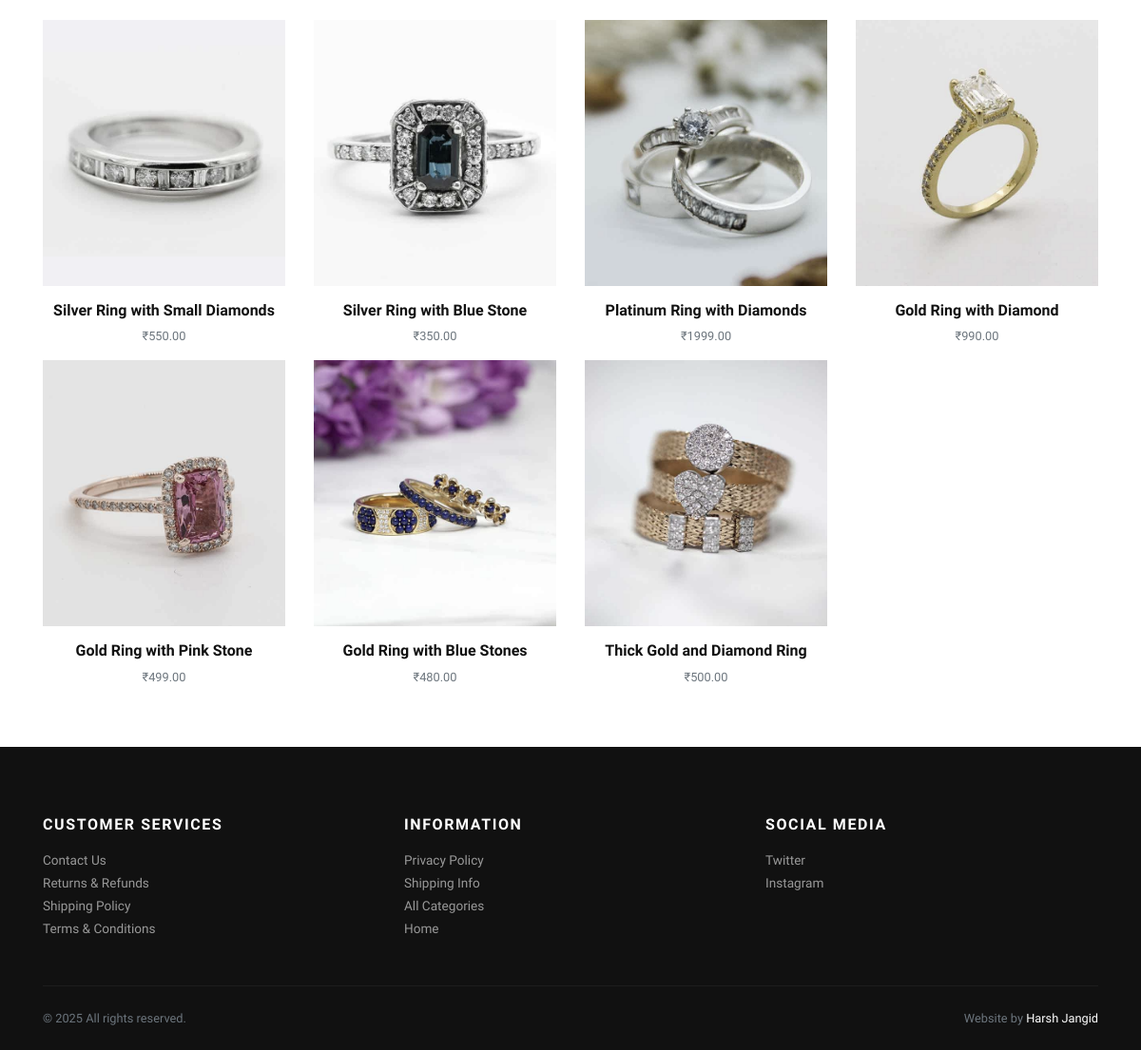
The app's page /product/silver-ring-with-red-stone/ (lower part), older data.
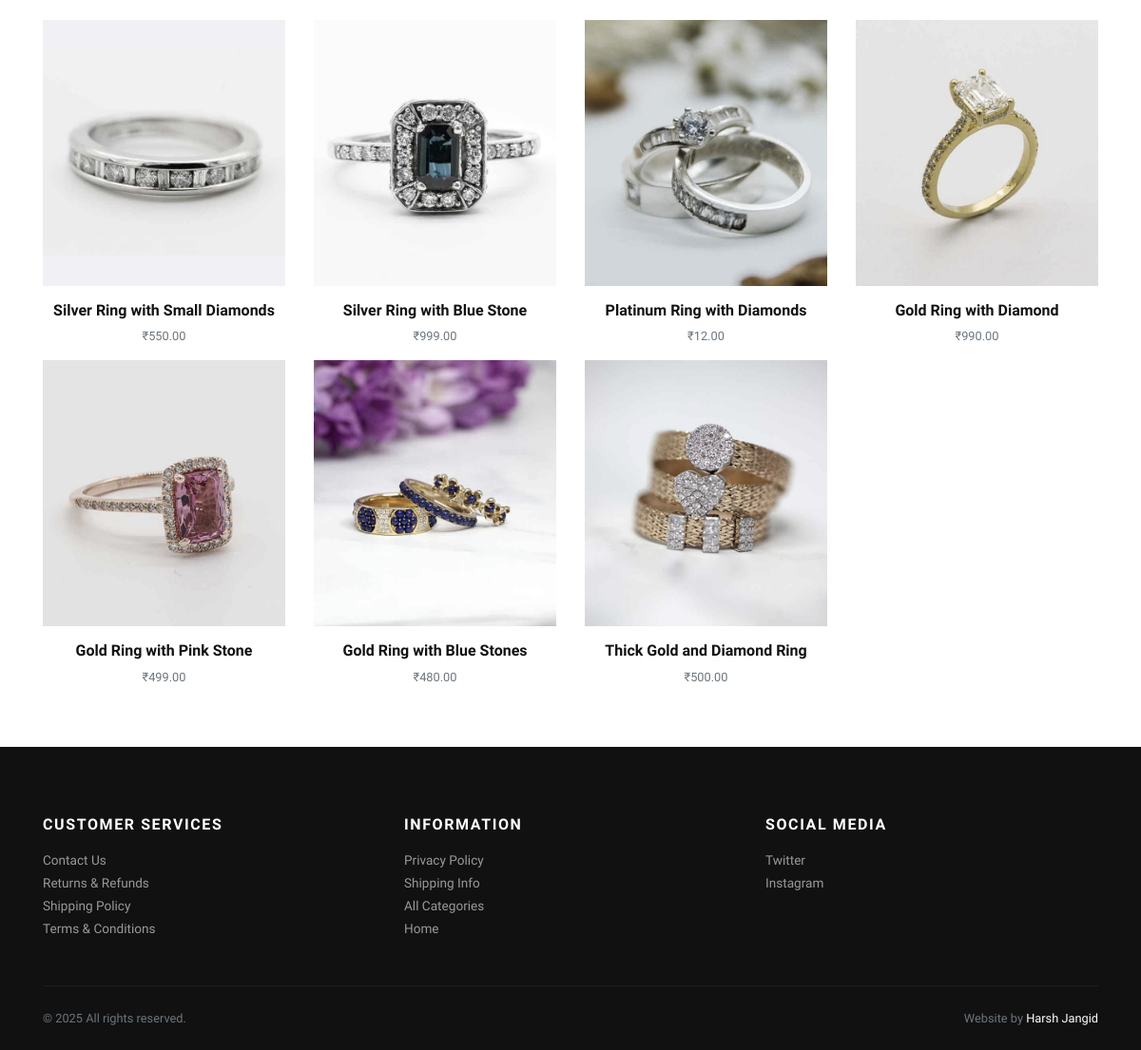
The same page, newer data.
### store/models.py (models this page shows, shortened)
class Product(models.Model):
    title = models.CharField(max_length=150, verbose_name="Product Title")
    slug = models.SlugField(max_length=160, verbose_name="Product Slug")
    sku = models.CharField(max_length=255, unique=True, verbose_name="Unique Product ID (SKU)")
    short_description = models.TextField(verbose_name="Short Description")
    detail_description = models.TextField(blank=True, null=True, verbose_name="Detail Description")
    product_image = models.ImageField(upload_to='product', blank=True, null=True, verbose_name="Product Image")
    price = models.DecimalField(max_digits=8, decimal_places=2)
    category = models.ForeignKey(Category, verbose_name="Product Categoy", on_delete=models.CASCADE)
    is_active = models.BooleanField(verbose_name="Is Active?")
    is_featured = models.BooleanField(verbose_name="Is Featured?")
    created_at = models.DateTimeField(auto_now_add=True, verbose_name="Created Date")
    updated_at = models.DateTimeField(auto_now=True, verbose_name="Updated Date")
    class Meta:
        verbose_name_plural = 'Products'
        ordering = ('-created_at', )

### store/views.py (the view)
# urls.py: path('product/<slug:slug>/', views.detail, name="product-detail"),
def detail(request, slug):
    product = get_object_or_404(Product, slug=slug)
    related_products = Product.objects.exclude(id=product.id).filter(is_active=True, category=product.category)
    context = {
        'product': product,
        'related_products': related_products,
    }
    return render(request, 'store/detail.html', context)

### store/context_preprocessors.py (called while the page is built)
def store_menu(request):
    categories = Category.objects.filter(is_active=True)
    context = {
        'categories_menu': categories,
    }
    return context

def cart_menu(request):
    if request.user.is_authenticated:
        cart_items= Cart.objects.filter(user=request.user)
        context = {
            'cart_items': cart_items,
        }
    else:
        context = {}
    return context

### store/models.py (called while the page is built)
    def __str__(self):
        return self.title

### templates/store/detail.html (shortened to what this page needs)
{% extends 'base.html' %}
{% load static %}
    {% block content %}
      <section class="py-5">
        <div class="container">
          <div class="row">
            {% if related_products %}
              {% for rp in related_products %}
                <div class="col-lg-3 col-sm-6">
                  <div class="product text-center skel-loader">
                    <div class="d-block mb-3 position-relative">
                      <a class="d-block" href="{% url 'store:product-detail' rp.slug %}">
                        {% if rp.product_image %}
                          <img class="img-fluid w-100" src="{{rp.product_image.url}}" alt="{{rp.title}}">
                        {% else %}
                        <img class="img-fluid w-100" src="{% static 'img/product-1.jpg' %}" alt="{{rp.title}}">
                        {% endif %}
                      </a>
                    </div>
                    <h6> <a class="reset-anchor" href="{% url 'store:product-detail' rp.slug %}">{{rp.title}}</a></h6>
                    <p class="small text-muted">₹{{rp.price}}</p>
                  </div>
                </div>
              {% endfor %}
            {% endif %}
          </div>
        </div>
      </section>
      {% endblock content %}

### templates/base.html (shortened to what this page needs)
{% load static %}
<!DOCTYPE html>
<html>
  <head>
    <link rel="stylesheet" href="{% static 'vendor/bootstrap/css/bootstrap.min.css' %}">
    <link rel="stylesheet" href="{% static 'vendor/lightbox2/css/lightbox.min.css' %}">
    <link rel="stylesheet" href="{% static 'vendor/nouislider/nouislider.min.css' %}">
    <link rel="stylesheet" href="{% static 'vendor/bootstrap-select/css/bootstrap-select.min.css' %}">
    <link rel="stylesheet" href="{% static 'vendor/owl.carousel2/assets/owl.carousel.min.css' %}">
    <link rel="stylesheet" href="{% static 'vendor/owl.carousel2/assets/owl.theme.default.css' %}">
    <link rel="stylesheet" href="{% static 'css/style.default.css' %}" id="theme-stylesheet">
    <link rel="stylesheet" href="{% static 'css/custom.css' %}">
  </head>
  <body>
    <div class="page-holder">
      {% block content %}
      {% endblock content %}
      {% include 'footer.html' %}
      {% include 'scripts.html' %}

### templates/navbar.html (shortened to what this page needs)
{% load static %}

### templates/footer.html
<footer class="bg-dark text-white">
        <div class="container py-4">
          <div class="row py-5">
            <div class="col-md-4 mb-3 mb-md-0">
              <h6 class="text-uppercase mb-3">Customer services</h6>
              <ul class="list-unstyled mb-0">
                <li><a class="footer-link" href="{% url 'store:contact' %}">Contact Us</a></li>
                <li><a class="footer-link" href="{% url 'store:return-policy' %}">Returns &amp; Refunds</a></li>
                <li><a class="footer-link" href="{% url 'store:shipping-policy' %}">Shipping Policy</a></li>
                <li><a class="footer-link" href="{% url 'store:terms-conditions' %}">Terms &amp; Conditions</a></li>
              </ul>
            </div>
            <div class="col-md-4 mb-3 mb-md-0">
              <h6 class="text-uppercase mb-3">Information</h6>
              <ul class="list-unstyled mb-0">
                <li><a class="footer-link" href="{% url 'store:privacy-policy' %}">Privacy Policy</a></li>
                <li><a class="footer-link" href="{% url 'store:shipping-policy' %}">Shipping Info</a></li>
                <li><a class="footer-link" href="{% url 'store:all-categories' %}">All Categories</a></li>
                <li><a class="footer-link" href="{% url 'store:home' %}">Home</a></li>
              </ul>
            </div>
            <div class="col-md-4">
              <h6 class="text-uppercase mb-3">Social media</h6>
              <ul class="list-unstyled mb-0">
                <li><a class="footer-link" href="https://x.com/Har_sh_19" target="_blank">Twitter</a></li>
                <li><a class="footer-link" href="https://www.instagram.com/har_sh_19" target="_blank">Instagram</a></li>
              </ul>
            </div>
          </div>
          <div class="border-top pt-4" style="border-color: #1d1d1d !important">
            <div class="row">
              <div class="col-lg-6">
                <p class="small text-muted mb-0">&copy; 2025 All rights reserved.</p>
              </div>
              <div class="col-lg-6 text-lg-right">
                <p class="small text-muted mb-0">Website by <a class="text-white reset-anchor" href="https://www.instagram.com/har_sh_19" target="_blank">Harsh Jangid</a></p>
              </div>
            </div>
          </div>
        </div>
      </footer>

### templates/scripts.html (shortened to what this page needs)
{% load static %}
      <link rel="stylesheet" href="https://use.fontawesome.com/releases/v5.7.1/css/all.css">
    </div>
  </body>
</html>

### jewelryshop/static/css/style.default.css (style rules this page uses)
.product img { -webkit-filter: grayscale(40%); filter: grayscale(40%); transition: all 0.3s; }
.footer-link { font-size: 0.85rem; position: relative; color: #999; transition: all 0.3s; }
.footer-link::before { content: '\f0da'; display: inline-block; font-family: 'Font Awesome\ 5 Free'; font-weight: 900; position: absolute; top: 50%; left: 0; -webkit-transform: translateY(-50%); transform: translateY(-50%); color: #fff; transition: all 0.3s; opacity: 0; }
.text-uppercase { text-transform: uppercase; letter-spacing: 0.1em; }
.reset-anchor { color: inherit; transition: all 0.3s; }
body { font-family: "Libre Franklin", sans-serif; font-size: 1rem; font-weight: 400; line-height: 1.5; color: #111111; background-color: #fff; }
a { color: #dcb14a; text-decoration: none; }
h1, h2, h3, h4, h5, h6, .h1, .h2, .h3, .h4, .h5, .h6 { margin-bottom: 0.5rem; font-family: inherit; font-weight: 900; line-height: 1.2; color: inherit; }
h6, .h6 { font-size: 1rem; }
small, .small { font-size: 80%; font-weight: 400; }
.bg-dark { background-color: #111111 !important; }

Row changes from the older to the newer data that the page shows:
changed Product "Silver Ring with Blue Stone": price "350.00" → "999.00"
changed Product "Platinum Ring with Diamonds": price "1999.00" → "12.00"
